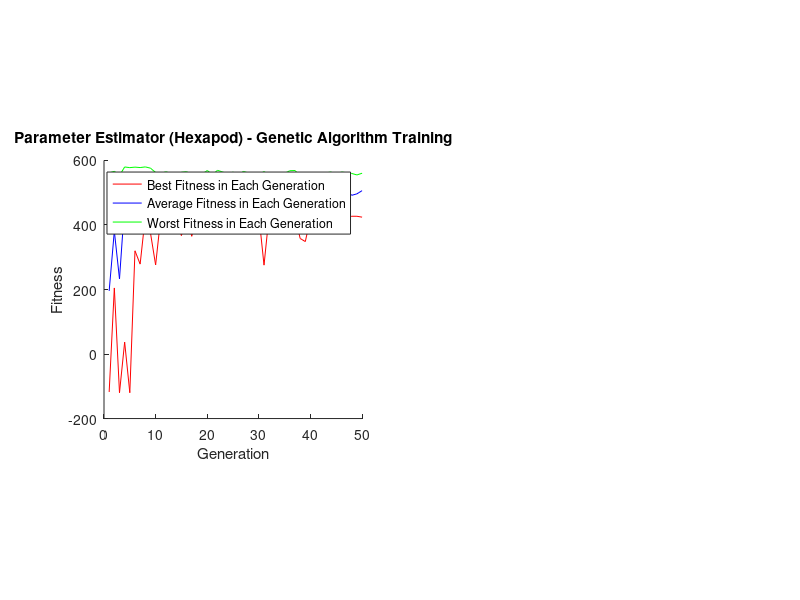

MATLAB code for this plot:
hex_avr_fitness = importdata("AvrFitness.csv");
hex_worst_fitness = importdata("WorstFitness.csv");
hex_best_fitness = importdata("BestFitness.csv");

%quad_avr_fitness = importdata("AvrFitness_small_incline_quadruped.csv");
%quad_worst_fitness = importdata("WorstFitness_small_incline_quadruped.csv");
%quad_best_fitness = importdata("BestFitness_small_incline_quadruped.csv");

figure(1)

subplot(1,2,1)

axis square
hold on
plot(hex_worst_fitness, Color='red')
plot(hex_avr_fitness, Color='blue')
plot(hex_best_fitness, Color='green')
title("Parameter Estimator (Hexapod) - Genetic Algorithm Training")
ylabel("Fitness")
xlabel("Generation")
legend("Best Fitness in Each Generation", "Average Fitness in Each Generation", "Worst Fitness in Each Generation")
hold off

%subplot(1,2,2)

%axis square
%hold on
%plot(quad_worst_fitness, Color='red')
%plot(quad_avr_fitness, Color='blue')
%plot(quad_best_fitness, Color='green')
%title("Parameter Estimator (Quadruped) - Genetic Algorithm Training")
%ylabel("Fitness")
%xlabel("Generation")
%legend("Best Fitness in Each Generation", "Average Fitness in Each Generation", "Worst Fitness in Each Generation")
%hold off